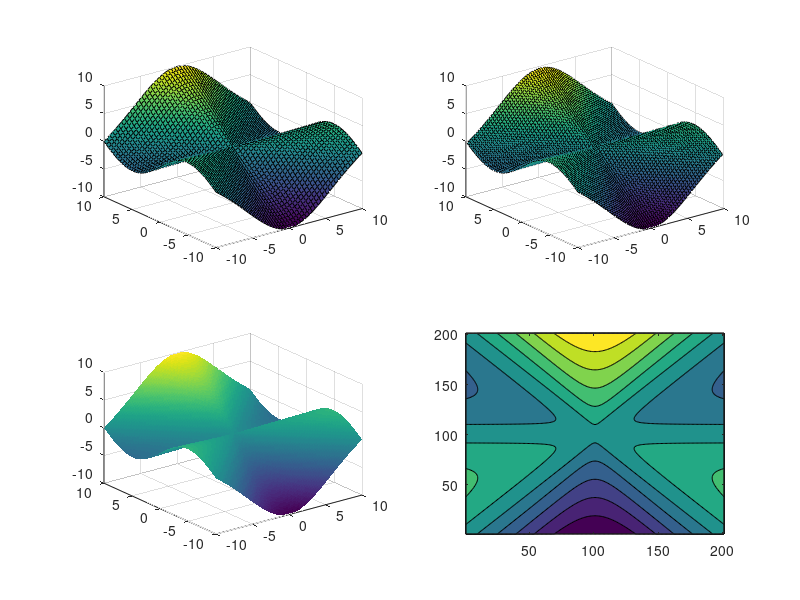
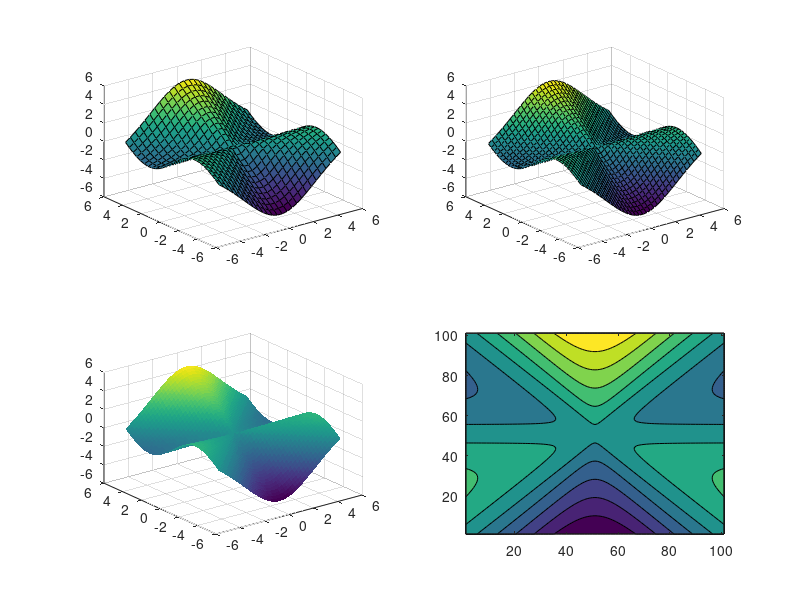
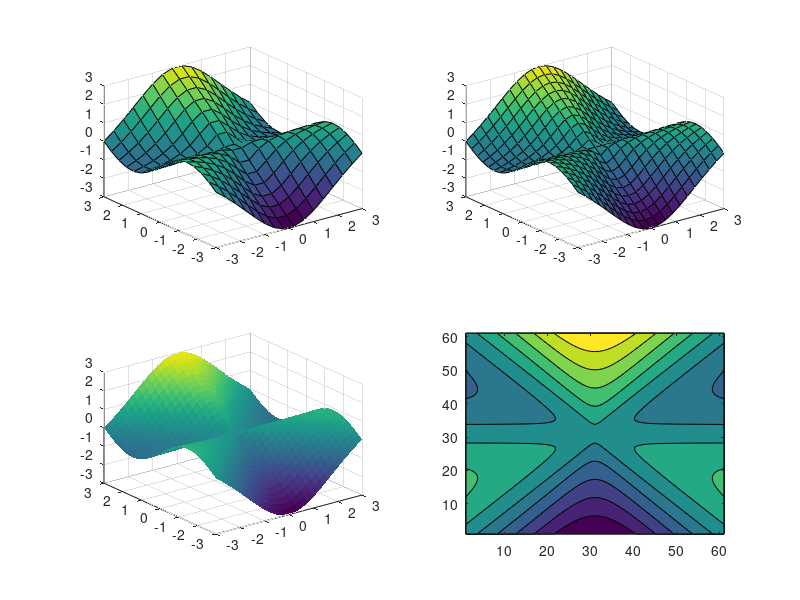

Recreate these plots in MATLAB, in order. (Note: this script raises an error after producing the figures.)
%% 
% HW_4 solution
% Joseph Georgeson  336178264
% Itai Antebi       204817498

%%
%%%%%%%%%%%%%%%%%%%%%%%%%%%%%%%%%%%%%%%%%%%%%%%%%%%%%%
% In HW_4 below we use for loops to plot multiplt plots and generate a
% video out of imags. In Q3 we plot 2 different types of plots on our
% 'original' data (taken from matlab library).
% https://www.mathworks.com/help/stats/sample-data-sets.html
%%%%%%%%%%%%%%%%%%%%%%%%%%%%%%%%%%%%%%%%%%%%%%%%%%%%%%

clear;
clc;

%% Q1
axes_limits = [[-10 10]; [-5 5]; [-3, 3]];
intervals = [0.4 0.3 0.2 0.1]; 
num_of_plots_in_fig = size(intervals,2); 
for ii = 1:size(axes_limits,1)
    figure;
    for cur_plot_num = 1:num_of_plots_in_fig
        subplot(2,2,cur_plot_num);
        cur_axes_min = axes_limits(ii, 1); 
        cur_axes_max = axes_limits(ii, 2); 
        cur_interval = intervals(cur_plot_num); 
        [x, y] = meshgrid(cur_axes_min:cur_interval:cur_axes_max);
        z = -y .* (x.^2 - y.^2) ./ (x.^2 + y.^2 + eps);
        switch(cur_plot_num)
            case {1, 2}
                s = surf(x,y,z); 
            case 3
                s = surf(x,y,z, 'EdgeColor', 'none'); 
            case 4
                contourf(z); 
        end
    end
end

%% Q2
dir_list = dir('images_dir\*.tif'); % for unix dir_list = dir('images_dir/*.tif');
n_frames = size(dir_list,1); 
M = moviein(n_frames);
figure; 
for ii_image = 1:n_frames
    Im = imread(['images_dir\', dir_list(ii_image).name]); % for unix Im = imread(['images_dir/', dir_list(ii_image).name]);
    % The adjustment is used to increase the contrast of the image. 
    % This helps visualize the differences in the image and avoids showing
    % an image which is entirely dark / bright in which the information is
    % not easily seen by the naked eye. 
    Im = imadjust(Im);
    imshow(Im); 
    M(ii_image) = getframe; 
end
movie(M); 

%% Q3
% Our mat file consists of hospital records of 100 people. Records contain
% information such as Sex, Age, Weight, Smoker and Blood Preassure. We
% explore the effect of different parameters on systolic blood pressure.

% Load the data from a file
load('HW4_336178264_204817498.mat'); 
systolic_blood_pressure = hospital.BloodPressure(:, 1); 
% Find indices of different groups
male_indices = find(hospital.Sex == 'Male');
female_indices = find(hospital.Sex == 'Female');
smoking_indices = find(hospital.Smoker); 
non_smoking_indices = find(~hospital.Smoker); 
male_smoking_indices = intersect(male_indices, smoking_indices); 
male_non_smoking_indices = intersect(male_indices, non_smoking_indices); 
female_smoking_indices = intersect(female_indices, smoking_indices); 
female_non_smoking_indices = intersect(female_indices, non_smoking_indices);
% Create two subplots
% First - dot plot of different groups
figure;
subplot(1,2,1);
plot(hospital.Weight(male_non_smoking_indices,1), systolic_blood_pressure(male_non_smoking_indices,1), 'b.')
hold on; 
plot(hospital.Weight(male_smoking_indices,1), systolic_blood_pressure(male_smoking_indices,1), 'bx')
plot(hospital.Weight(female_non_smoking_indices,1), systolic_blood_pressure(female_non_smoking_indices,1), 'r.')
plot(hospital.Weight(female_smoking_indices,1), systolic_blood_pressure(female_smoking_indices,1), 'rx')
xlabel('Weight (lb)', 'FontSize', 14);
ylabel('Systolic Blood Pressure (mmHg)', 'FontSize', 14);
title('Systolic Blood Pressure vs Weight of different groups', 'FontSize', 16);
legend('Male Non Smoking', 'Male Smoking', 'Female Non Smoking', 'Female Smoking', 'Location', 'SouthEastOutside');
% Second - bar plot of elevated blood preasure
elevated_systolic_blood_pressure = 120; 
elevated_systolic_blood_pressure_indices = find(systolic_blood_pressure>elevated_systolic_blood_pressure); 
male_non_smoking_elevated_percent = size(intersect(elevated_systolic_blood_pressure_indices, male_non_smoking_indices),1) / size(male_non_smoking_indices,1); 
male_smoking_elevated_percent = size(intersect(elevated_systolic_blood_pressure_indices, male_smoking_indices),1) / size(male_smoking_indices,1); 
female_non_smoking_elevated_percent = size(intersect(elevated_systolic_blood_pressure_indices, female_non_smoking_indices),1) / size(female_non_smoking_indices,1); 
female_smoking_elevated_percent = size(intersect(elevated_systolic_blood_pressure_indices, female_smoking_indices),1) / size(female_smoking_indices,1); 
elevated_percentage_data = [...
    100 * male_non_smoking_elevated_percent ...
    100 * male_smoking_elevated_percent ...
    100 * female_non_smoking_elevated_percent ...
    100 * female_smoking_elevated_percent ];
subplot(1,2,2);
bar(1, elevated_percentage_data(1), 'b');
hold on; 
bar(2, elevated_percentage_data(2), 'b');
bar(3, elevated_percentage_data(3), 'r');
bar(4, elevated_percentage_data(4), 'r');
set(gca, 'XTick',1:length(elevated_percentage_data));
set(gca, 'XTickLabel', { ...
    'Male Non Smoking' ; ...
    'Male Smoking' ; ...
    'Female Non Smoking' ; ...
    'Female Smoking' ...
    });
set(gca, 'XTickLabelRotation', 90);
title('Percentage of High Blood Preassure of different groups');
xlabel('Group', 'FontSize', 14);
ylabel('Percentage of High Systolic Blood Preassure ', 'FontSize', 14);

% We think that the dot plot visualizes the data in a more suitable way. 
% The bar plot might lead to the same conclusion that smoking increases
% blood preassure, but the dot plot also visualizes the fact the weight and
% sex has little to no effect on blood pressure. 
